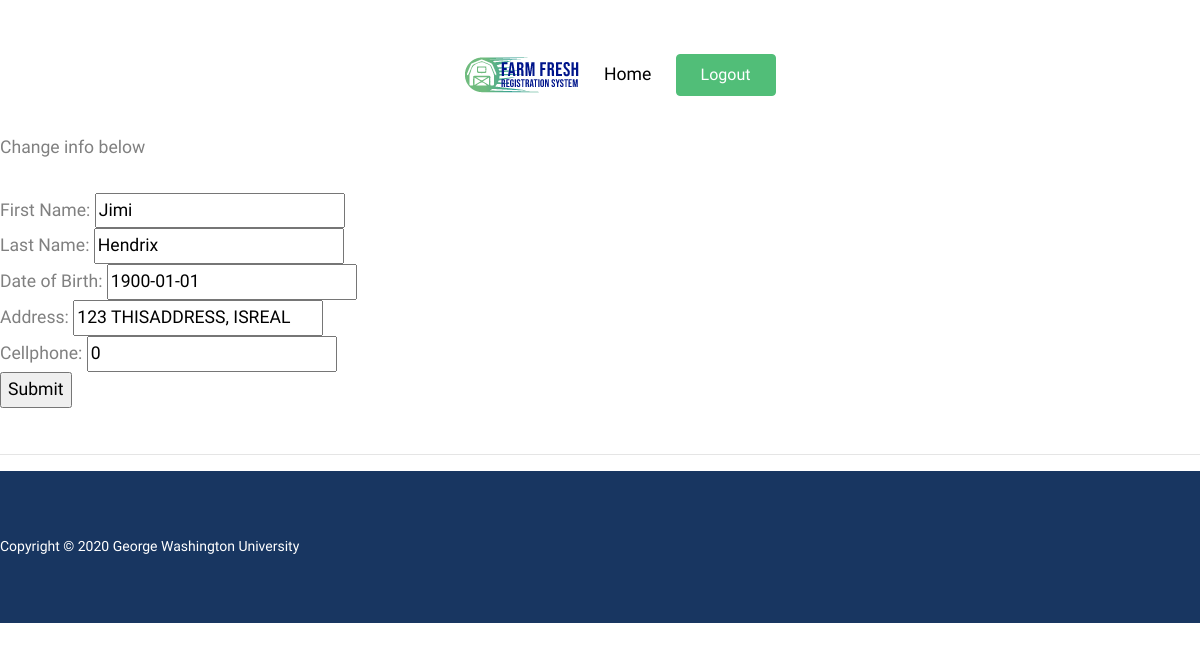
Before: /changeinfo.php (signed in) with the older database file.
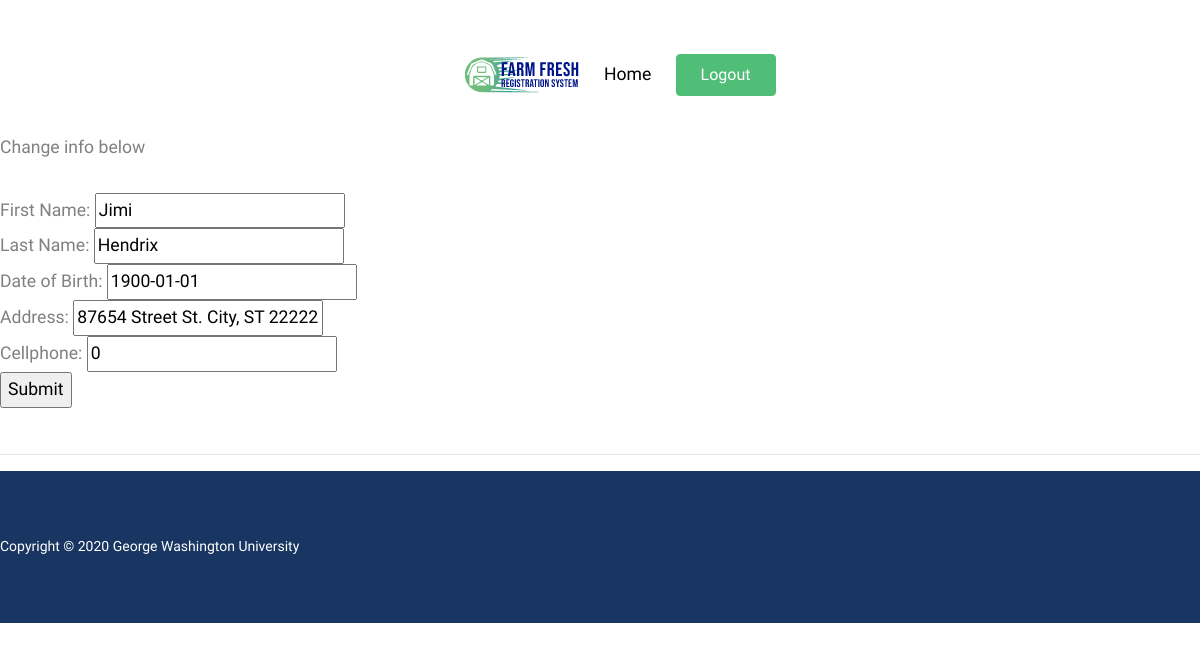
After: the same page with the newer database file.
### tables this page shows
create table student(
  u_id int NOT NULL,
  fname varchar(20) NOT NULL,
  lname varchar(20) NOT NULL,
  addr varchar(50) NOT NULL,
  email varchar(30) NOT NULL,
  major varchar(20) NOT NULL,
  program varchar(3),
  gpa         double(2,1),
  formid      int,
  advisorid   int,
  applied_to_grad  int,
  has_hold BOOLEAN NOT NULL DEFAULT 0,
  admission_year int,
  primary key (u_id),
  foreign key (u_id) references users(id)
);

### changeinfo.php (the view, shortened to what this page needs)
<?php
     require_once('header.php');
     require_once('navmenu.php');
     echo '<h4>Personal Information: </h4>';
     if (isset($_SESSION['id']))
     {
    echo '<body>Change info below<br/></body>';
     $dbc = mysqli_connect(DB_HOST, DB_USER, DB_PASSWORD, DB_NAME);
     $dbc->query('SET foreign_key_checks = 0');
     $id = $_SESSION['id'];
          $query = "select * from personalinfo where universid = $id";
          $result = mysqli_query($dbc, $query);
          if(mysqli_num_rows($result) == 0){
            $dob = "1900-01-01";
            $cell = 0;
            if(mysqli_num_rows(mysqli_query($dbc, "select fname from student where u_id = $id")) > 0){
              $result = mysqli_query($dbc, "select * from student where u_id = $id");
              while($row = mysqli_fetch_array($result)){
                $ftname = $row["fname"];
                $ltname = $row["lname"];
                $address = $row["addr"];
              echo "<form action= updateinfo.php method = post> <br>";
              echo "First Name: "."<input type = text  name = fname value = '".$ftname."'> <br>";
              echo "Last Name: "."<input type = text  name = lname value = '".$ltname."'> <br>";
              echo "Date of Birth: "."<input type = text  name = dob value = '".$dob."'> <br>";
              echo "Address: "."<input type = text  name = address value = '".$address."'> <br>";
              echo "Cellphone: "."<input type = text  name = cell value = '".$cell."'> <br>";
              echo "<input type = submit>";
              echo "</form>";
            }
            }
          }
  }else{
    echo 'Error No ID';
  }
  require_once('footer.php');
?>

Changed rows visible on the page:
changed student "Jimi": address "123 THISADDRESS, ISREAL" → "87654 Street St. City, ST 22222"
